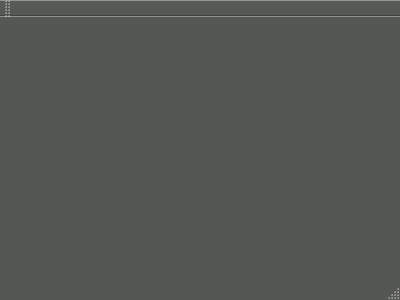
<?xml version="1.0" encoding="UTF-8"?>
<ui version="4.0">
 <class>MainWindow</class>
 <widget class="QMainWindow" name="MainWindow">
  <property name="geometry">
   <rect>
    <x>0</x>
    <y>0</y>
    <width>400</width>
    <height>300</height>
   </rect>
  </property>
  <property name="palette">
   <palette>
    <active>
     <colorrole role="WindowText">
      <brush brushstyle="SolidPattern">
       <color alpha="255">
        <red>255</red>
        <green>255</green>
        <blue>255</blue>
       </color>
      </brush>
     </colorrole>
     <colorrole role="Button">
      <brush brushstyle="SolidPattern">
       <color alpha="255">
        <red>85</red>
        <green>87</green>
        <blue>83</blue>
       </color>
      </brush>
     </colorrole>
     <colorrole role="Light">
      <brush brushstyle="SolidPattern">
       <color alpha="255">
        <red>127</red>
        <green>131</green>
        <blue>124</blue>
       </color>
      </brush>
     </colorrole>
     <colorrole role="Midlight">
      <brush brushstyle="SolidPattern">
       <color alpha="255">
        <red>106</red>
        <green>109</green>
        <blue>103</blue>
       </color>
      </brush>
     </colorrole>
     <colorrole role="Dark">
      <brush brushstyle="SolidPattern">
       <color alpha="255">
        <red>42</red>
        <green>43</green>
        <blue>41</blue>
       </color>
      </brush>
     </colorrole>
     <colorrole role="Mid">
      <brush brushstyle="SolidPattern">
       <color alpha="255">
        <red>56</red>
        <green>58</green>
        <blue>55</blue>
       </color>
      </brush>
     </colorrole>
     <colorrole role="Text">
      <brush brushstyle="SolidPattern">
       <color alpha="255">
        <red>255</red>
        <green>255</green>
        <blue>255</blue>
       </color>
      </brush>
     </colorrole>
     <colorrole role="BrightText">
      <brush brushstyle="SolidPattern">
       <color alpha="255">
        <red>255</red>
        <green>255</green>
        <blue>255</blue>
       </color>
      </brush>
     </colorrole>
     <colorrole role="ButtonText">
      <brush brushstyle="SolidPattern">
       <color alpha="255">
        <red>255</red>
        <green>255</green>
        <blue>255</blue>
       </color>
      </brush>
     </colorrole>
     <colorrole role="Base">
      <brush brushstyle="SolidPattern">
       <color alpha="255">
        <red>0</red>
        <green>0</green>
        <blue>0</blue>
       </color>
      </brush>
     </colorrole>
     <colorrole role="Window">
      <brush brushstyle="SolidPattern">
       <color alpha="255">
        <red>85</red>
        <green>87</green>
        <blue>83</blue>
       </color>
      </brush>
     </colorrole>
     <colorrole role="Shadow">
      <brush brushstyle="SolidPattern">
       <color alpha="255">
        <red>0</red>
        <green>0</green>
        <blue>0</blue>
       </color>
      </brush>
     </colorrole>
     <colorrole role="AlternateBase">
      <brush brushstyle="SolidPattern">
       <color alpha="255">
        <red>42</red>
        <green>43</green>
        <blue>41</blue>
       </color>
      </brush>
     </colorrole>
     <colorrole role="ToolTipBase">
      <brush brushstyle="SolidPattern">
       <color alpha="255">
        <red>255</red>
        <green>255</green>
        <blue>220</blue>
       </color>
      </brush>
     </colorrole>
     <colorrole role="ToolTipText">
      <brush brushstyle="SolidPattern">
       <color alpha="255">
        <red>0</red>
        <green>0</green>
        <blue>0</blue>
       </color>
      </brush>
     </colorrole>
    </active>
    <inactive>
     <colorrole role="WindowText">
      <brush brushstyle="SolidPattern">
       <color alpha="255">
        <red>255</red>
        <green>255</green>
        <blue>255</blue>
       </color>
      </brush>
     </colorrole>
     <colorrole role="Button">
      <brush brushstyle="SolidPattern">
       <color alpha="255">
        <red>85</red>
        <green>87</green>
        <blue>83</blue>
       </color>
      </brush>
     </colorrole>
     <colorrole role="Light">
      <brush brushstyle="SolidPattern">
       <color alpha="255">
        <red>127</red>
        <green>131</green>
        <blue>124</blue>
       </color>
      </brush>
     </colorrole>
     <colorrole role="Midlight">
      <brush brushstyle="SolidPattern">
       <color alpha="255">
        <red>106</red>
        <green>109</green>
        <blue>103</blue>
       </color>
      </brush>
     </colorrole>
     <colorrole role="Dark">
      <brush brushstyle="SolidPattern">
       <color alpha="255">
        <red>42</red>
        <green>43</green>
        <blue>41</blue>
       </color>
      </brush>
     </colorrole>
     <colorrole role="Mid">
      <brush brushstyle="SolidPattern">
       <color alpha="255">
        <red>56</red>
        <green>58</green>
        <blue>55</blue>
       </color>
      </brush>
     </colorrole>
     <colorrole role="Text">
      <brush brushstyle="SolidPattern">
       <color alpha="255">
        <red>255</red>
        <green>255</green>
        <blue>255</blue>
       </color>
      </brush>
     </colorrole>
     <colorrole role="BrightText">
      <brush brushstyle="SolidPattern">
       <color alpha="255">
        <red>255</red>
        <green>255</green>
        <blue>255</blue>
       </color>
      </brush>
     </colorrole>
     <colorrole role="ButtonText">
      <brush brushstyle="SolidPattern">
       <color alpha="255">
        <red>255</red>
        <green>255</green>
        <blue>255</blue>
       </color>
      </brush>
     </colorrole>
     <colorrole role="Base">
      <brush brushstyle="SolidPattern">
       <color alpha="255">
        <red>0</red>
        <green>0</green>
        <blue>0</blue>
       </color>
      </brush>
     </colorrole>
     <colorrole role="Window">
      <brush brushstyle="SolidPattern">
       <color alpha="255">
        <red>85</red>
        <green>87</green>
        <blue>83</blue>
       </color>
      </brush>
     </colorrole>
     <colorrole role="Shadow">
      <brush brushstyle="SolidPattern">
       <color alpha="255">
        <red>0</red>
        <green>0</green>
        <blue>0</blue>
       </color>
      </brush>
     </colorrole>
     <colorrole role="AlternateBase">
      <brush brushstyle="SolidPattern">
       <color alpha="255">
        <red>42</red>
        <green>43</green>
        <blue>41</blue>
       </color>
      </brush>
     </colorrole>
     <colorrole role="ToolTipBase">
      <brush brushstyle="SolidPattern">
       <color alpha="255">
        <red>255</red>
        <green>255</green>
        <blue>220</blue>
       </color>
      </brush>
     </colorrole>
     <colorrole role="ToolTipText">
      <brush brushstyle="SolidPattern">
       <color alpha="255">
        <red>0</red>
        <green>0</green>
        <blue>0</blue>
       </color>
      </brush>
     </colorrole>
    </inactive>
    <disabled>
     <colorrole role="WindowText">
      <brush brushstyle="SolidPattern">
       <color alpha="255">
        <red>42</red>
        <green>43</green>
        <blue>41</blue>
       </color>
      </brush>
     </colorrole>
     <colorrole role="Button">
      <brush brushstyle="SolidPattern">
       <color alpha="255">
        <red>85</red>
        <green>87</green>
        <blue>83</blue>
       </color>
      </brush>
     </colorrole>
     <colorrole role="Light">
      <brush brushstyle="SolidPattern">
       <color alpha="255">
        <red>127</red>
        <green>131</green>
        <blue>124</blue>
       </color>
      </brush>
     </colorrole>
     <colorrole role="Midlight">
      <brush brushstyle="SolidPattern">
       <color alpha="255">
        <red>106</red>
        <green>109</green>
        <blue>103</blue>
       </color>
      </brush>
     </colorrole>
     <colorrole role="Dark">
      <brush brushstyle="SolidPattern">
       <color alpha="255">
        <red>42</red>
        <green>43</green>
        <blue>41</blue>
       </color>
      </brush>
     </colorrole>
     <colorrole role="Mid">
      <brush brushstyle="SolidPattern">
       <color alpha="255">
        <red>56</red>
        <green>58</green>
        <blue>55</blue>
       </color>
      </brush>
     </colorrole>
     <colorrole role="Text">
      <brush brushstyle="SolidPattern">
       <color alpha="255">
        <red>42</red>
        <green>43</green>
        <blue>41</blue>
       </color>
      </brush>
     </colorrole>
     <colorrole role="BrightText">
      <brush brushstyle="SolidPattern">
       <color alpha="255">
        <red>255</red>
        <green>255</green>
        <blue>255</blue>
       </color>
      </brush>
     </colorrole>
     <colorrole role="ButtonText">
      <brush brushstyle="SolidPattern">
       <color alpha="255">
        <red>42</red>
        <green>43</green>
        <blue>41</blue>
       </color>
      </brush>
     </colorrole>
     <colorrole role="Base">
      <brush brushstyle="SolidPattern">
       <color alpha="255">
        <red>85</red>
        <green>87</green>
        <blue>83</blue>
       </color>
      </brush>
     </colorrole>
     <colorrole role="Window">
      <brush brushstyle="SolidPattern">
       <color alpha="255">
        <red>85</red>
        <green>87</green>
        <blue>83</blue>
       </color>
      </brush>
     </colorrole>
     <colorrole role="Shadow">
      <brush brushstyle="SolidPattern">
       <color alpha="255">
        <red>0</red>
        <green>0</green>
        <blue>0</blue>
       </color>
      </brush>
     </colorrole>
     <colorrole role="AlternateBase">
      <brush brushstyle="SolidPattern">
       <color alpha="255">
        <red>85</red>
        <green>87</green>
        <blue>83</blue>
       </color>
      </brush>
     </colorrole>
     <colorrole role="ToolTipBase">
      <brush brushstyle="SolidPattern">
       <color alpha="255">
        <red>255</red>
        <green>255</green>
        <blue>220</blue>
       </color>
      </brush>
     </colorrole>
     <colorrole role="ToolTipText">
      <brush brushstyle="SolidPattern">
       <color alpha="255">
        <red>0</red>
        <green>0</green>
        <blue>0</blue>
       </color>
      </brush>
     </colorrole>
    </disabled>
   </palette>
  </property>
  <property name="windowTitle">
   <string>MainWindow</string>
  </property>
  <widget class="QWidget" name="centralWidget"/>
  <widget class="QMenuBar" name="menuBar">
   <property name="geometry">
    <rect>
     <x>0</x>
     <y>0</y>
     <width>400</width>
     <height>18</height>
    </rect>
   </property>
  </widget>
  <widget class="QToolBar" name="mainToolBar">
   <attribute name="toolBarArea">
    <enum>TopToolBarArea</enum>
   </attribute>
   <attribute name="toolBarBreak">
    <bool>false</bool>
   </attribute>
  </widget>
  <widget class="QStatusBar" name="statusBar"/>
 </widget>
 <layoutdefault spacing="6" margin="11"/>
 <resources/>
 <connections/>
</ui>
